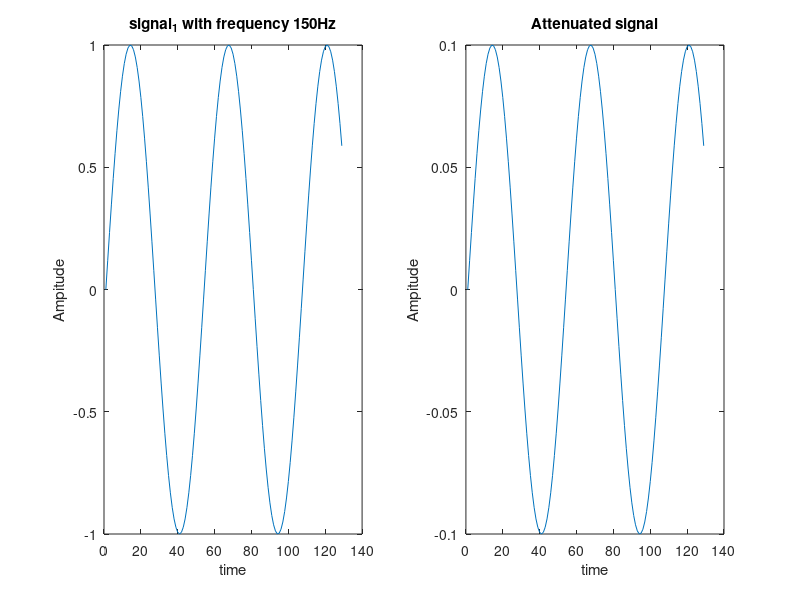

Write MATLAB code to recreate this figure.
%x1 attenuate by factor of 10.
fs = 8000;
x1 = 150;
x2 = 450;
x3 = 1500;
N = 128;
t = 0 : 1/fs : N/fs;
signal1 = sin(2*pi*x1*t);
subplot(1,2,1);
plot(signal1);
title('signal_1 with frequency 150Hz');
xlabel('time');
ylabel('Ampitude');
subplot(1,2,2);
plot(0.1*signal1);
title('Attenuated signal');
xlabel('time');
ylabel('Ampitude');
